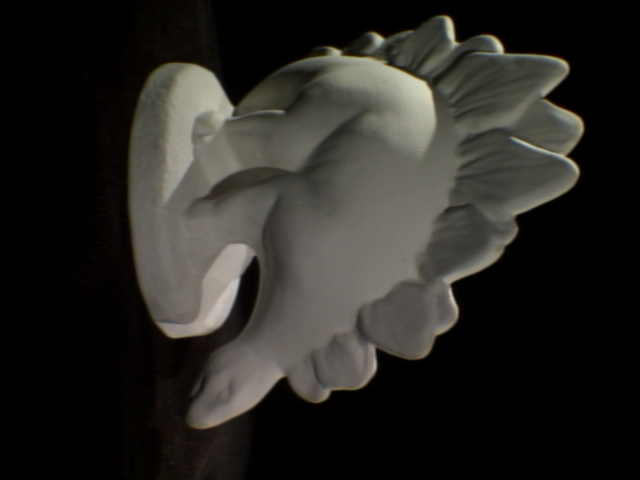
#> input picture data/dinoRing/dinoR0001.png, 640 x 480 px; its folder holds only this picture in this run
$ jupyter execute --allow-errors sfm_unknown.ipynb
#> lines starting #> are read from the running program, lines starting #| are printed output that depends on the picture
# Practical Incremental SfM khi không có ma trận K và R

[cell 1]
from __future__ import annotations

import os
import math
import zipfile
import urllib.request
from pathlib import Path
from collections import defaultdict

import cv2
import numpy as np
import pandas as pd
import matplotlib.pyplot as plt
from tqdm import tqdm
from scipy.optimize import least_squares

try:
    import plotly.graph_objects as go
    PLOTLY_AVAILABLE = True
except Exception:
    PLOTLY_AVAILABLE = False

plt.rcParams["figure.figsize"] = (8, 6)
plt.rcParams["image.cmap"] = "gray"
np.set_printoptions(suppress=True, precision=4)

[cell 2]
# =========================================================
# CONFIG
# =========================================================
RNG = np.random.default_rng(42)

DATA_ROOT = Path("data")
SCENE_NAME = "dinoRing"
ZIP_URL = "https://vision.middlebury.edu/mview/data/data/dinoRing.zip"
OUTPUT_ROOT = Path("outputs_dinoRing_sfm_unknown_K_pose")
OUTPUT_ROOT.mkdir(parents=True, exist_ok=True)

MAX_IMAGES = None

# Feature extraction
SIFT_NFEATURES = 12000
SIFT_CONTRAST_THRESHOLD = 0.01
SIFT_EDGE_THRESHOLD = 25
SIFT_SIGMA = 1.2

# Pair matching
PAIR_MODE = "all"
PAIR_OFFSETS = [1, 2, 3, 4, 5, 6, 8]
MIN_RAW_MATCHES = 30
RATIO_TEST = 0.80

# Fundamental matrix / initial geometry
F_RANSAC_THRESH = 1.5
F_RANSAC_CONF = 0.999
MIN_F_INLIERS = 40

INIT_FOCAL_RATIO = 1.2   # f ~= 1.2 * max(H, W)

# Triangulation / reprojection
MIN_TRACK_LENGTH_FOR_POINT = 2
MIN_TRI_ANGLE_DEG = 0.5
POINT_REPROJ_THRESH = 3.0
MAX_POINT_REPROJ_THRESH = 5.0
POINT_REFINE_MAX_NFEV = 50

# PnP registration
MIN_PNP_POINTS = 8
MIN_PNP_INLIERS = 20
PNP_REPROJ_THRESH = 4.0

# Bundle adjustment
RUN_BUNDLE_ADJUSTMENT = True
BA_MAX_NFEV = 60
BA_FOCAL_MIN_RATIO = 0.5
BA_FOCAL_MAX_RATIO = 3.0

# Plotting
PLOT_MAX_POINTS = 30000
SHOW_PLOTS = True
SAVE_INTERACTIVE_HTML = True
MATPLOTLIB_POINT_SIZE = 5
PLOTLY_POINT_SIZE = 2.6

[cell 3]
VALID_EXTS = {".png", ".jpg", ".jpeg", ".bmp", ".tif", ".tiff", ".ppm", ".pgm"}

def ensure_dir(path: os.PathLike):
    path = Path(path)
    path.mkdir(parents=True, exist_ok=True)
    return path

# [5 lines left out: function normalize_rows, not called in this run]

def to_h(x: np.ndarray) -> np.ndarray:
    x = np.asarray(x)
    return np.hstack([x, np.ones((len(x), 1), dtype=x.dtype)])

def from_h(xh: np.ndarray, eps: float = 1e-12) -> np.ndarray:
    xh = np.asarray(xh)
    return xh[:, :-1] / (xh[:, -1:] + eps)

# [22 lines left out: functions skew, project_points, camera_center_from_pose, not called in this run]

def camera_view_direction_world(R: np.ndarray) -> np.ndarray:
    d = np.asarray(R, dtype=np.float64).T @ np.array([0.0, 0.0, 1.0], dtype=np.float64)
    return d / (np.linalg.norm(d) + 1e-12)

# [31 lines left out: functions sample_point_color, robust_subsample_indices, set_axes_equal_3d, scene_radius, not called in this run]

[cell 4]
def find_image_root(search_root: Path) -> Path:
    search_root = Path(search_root)
    counts = defaultdict(int)
    for p in search_root.rglob("*"):
        if p.is_file() and p.suffix.lower() in VALID_EXTS:
            counts[p.parent] += 1
    if not counts:
        raise FileNotFoundError(f"Không tìm thấy ảnh trong {search_root.resolve()}")
    return max(counts.items(), key=lambda kv: kv[1])[0]

def download_and_extract_dino_ring(
    zip_url: str = ZIP_URL,
    data_root: Path = DATA_ROOT,
    scene_name: str = SCENE_NAME,
) -> Path:
    data_root = ensure_dir(data_root)
    zip_path = data_root / f"{scene_name}.zip"

    try:
        image_root = find_image_root(data_root)
        print(f"[INFO] Using existing extracted images at: {image_root}")
        return image_root
    except FileNotFoundError:
        pass

    if not zip_path.exists():
        print(f"[INFO] Downloading dataset to: {zip_path}")
        urllib.request.urlretrieve(zip_url, zip_path)
    else:
        print(f"[INFO] Found existing zip: {zip_path}")

    print(f"[INFO] Extracting zip to: {data_root}")
    with zipfile.ZipFile(zip_path, "r") as zf:
        zf.extractall(data_root)

    image_root = find_image_root(data_root)
    print(f"[INFO] Image root found at: {image_root}")
    return image_root

def load_scene_without_calibration(scene_root: Path, max_images=None):
    scene_root = Path(scene_root)
    image_paths = sorted([p for p in scene_root.rglob("*") if p.suffix.lower() in VALID_EXTS])

    if not image_paths:
        raise FileNotFoundError(f"Không có ảnh trong {scene_root.resolve()}")

    if max_images is not None:
        image_paths = image_paths[:max_images]

    images_rgb, gray_images, kept_paths = [], [], []
    for img_path in image_paths:
        img = cv2.imread(str(img_path), cv2.IMREAD_COLOR)
#> img is the input picture: shape (480, 640, 3); mean B, G, R 35, 38.7, 40.3
        if img is None:
            continue
        rgb = cv2.cvtColor(img, cv2.COLOR_BGR2RGB)
        gray = cv2.cvtColor(img, cv2.COLOR_BGR2GRAY)
        images_rgb.append(rgb)
        gray_images.append(gray)
        kept_paths.append(img_path)

    if not images_rgb:
        raise RuntimeError("Không load được ảnh nào.")

    return {
        "scene_root": scene_root,
        "images_rgb": images_rgb,
        "gray_images": gray_images,
        "image_paths": kept_paths,
        "image_names": [p.name for p in kept_paths],
    }

[cell 5]
def compute_rootsift(gray: np.ndarray, nfeatures: int = 5000):
    sift = cv2.SIFT_create(
        nfeatures=nfeatures,
        contrastThreshold=SIFT_CONTRAST_THRESHOLD,
        edgeThreshold=SIFT_EDGE_THRESHOLD,
        sigma=SIFT_SIGMA,
    )
    kps, desc = sift.detectAndCompute(gray, None)
    if desc is None or len(kps) == 0:
        return [], np.zeros((0, 128), dtype=np.float32), np.zeros((0, 2), dtype=np.float32)

    desc = desc.astype(np.float32)
    desc /= (np.sum(desc, axis=1, keepdims=True) + 1e-12)
    desc = np.sqrt(desc)
    pts = np.array([kp.pt for kp in kps], dtype=np.float32)
    return kps, desc, pts

def extract_all_features(gray_images, nfeatures=SIFT_NFEATURES):
    feats = []
    counts = []
    for gray in tqdm(gray_images, desc="Extract RootSIFT"):
        kps_cv, desc, pts = compute_rootsift(gray, nfeatures=nfeatures)
        feats.append({"kps_cv": kps_cv, "desc": desc, "pts": pts})
        counts.append(len(pts))
    counts = np.asarray(counts, dtype=np.int32)
    if len(counts):
        print(
            "Feature count stats | "
            f"min={counts.min()} | median={int(np.median(counts))} | max={counts.max()}"
        )
    return feats

# [32 lines left out: function match_descriptors_mutual, not called in this run]

def build_candidate_pairs(n_images: int, mode: str = "all", offsets=None):
    if mode == "all":
        return [(i, j) for i in range(n_images) for j in range(i + 1, n_images)]
    if mode == "ring":
        pairs = set()
        offsets = [1, 2, 3, 4] if offsets is None else list(offsets)
        for i in range(n_images):
            for off in offsets:
                j = (i + off) % n_images
                if i == j:
                    continue
                a, b = min(i, j), max(i, j)
                pairs.add((a, b))
        return sorted(pairs)
    raise ValueError(f"Unknown pair mode: {mode}")

Ta ước lượng **Fundamental matrix** bằng RANSAC:

\[
x_2^T F x_1 = 0
\]

Sau đó khởi tạo một \(K\) gần đúng từ kích thước ảnh:

\[
K =
\begin{bmatrix}
f & 0 & c_x \\
0 & f & c_y \\
0 & 0 & 1
\end{bmatrix}
\]

với:

\[
f \approx \alpha \cdot \max(H,W)
\]

Rồi suy ra:

\[
E = K^T F K
\]

và dùng `recoverPose` để lấy pose tương đối.

[cell 6]
# [25 lines left out: function estimate_fundamental_ransac, not called in this run]

def compute_pairwise_geometry(feats, n_images):
    candidate_pairs = build_candidate_pairs(n_images, mode=PAIR_MODE, offsets=PAIR_OFFSETS)

    pair_results = {}
    pair_inliers = {}
    image_pair_counts = defaultdict(int)

    for (i, j) in tqdm(candidate_pairs, desc="Pair matching + F-RANSAC"):
        matches = match_descriptors_mutual(feats[i]["desc"], feats[j]["desc"], ratio=RATIO_TEST)
        if len(matches) < MIN_RAW_MATCHES:
            continue

        p1 = feats[i]["pts"][matches[:, 0]]
        p2 = feats[j]["pts"][matches[:, 1]]

        F, mask = estimate_fundamental_ransac(p1, p2)
        if F is None:
            continue

        inlier_matches = matches[mask]
        if len(inlier_matches) < MIN_F_INLIERS:
            continue

        pair_results[(i, j)] = {
            "raw_matches": matches,
            "inlier_matches": inlier_matches,
            "n_raw": len(matches),
            "n_inliers": len(inlier_matches),
            "F": F,
        }
        pair_inliers[(i, j)] = inlier_matches
        image_pair_counts[i] += 1
        image_pair_counts[j] += 1

    return pair_results, pair_inliers, image_pair_counts

# [36 lines left out: functions init_intrinsics_from_image_shape, essential_from_fundamental, recover_relative_pose_from_F, choose_initial_pair, not called in this run]

# Nối match thành track bằng Union-Find

Một **track** là tập các observation 2D được giả định là cùng một điểm 3D.

Ví dụ:
- ảnh 0, keypoint 12
- ảnh 3, keypoint 41
- ảnh 7, keypoint 5

nếu khớp nhau qua các cặp ảnh, chúng thuộc cùng một track.

[cell 7]
class UnionFind:
    def __init__(self):
        self.parent = {}
        self.rank = {}

    # [67 lines left out: functions add, find, union, build_feature_tracks, estimate_track_color, not called in this run]

## Triangulation đa ảnh
Từ:

\[
x_i \sim P_i X_h
\]

suy ra hệ tuyến tính:

\[
A X_h = 0
\]

rồi giải bằng SVD.

## Refine phi tuyến
Sau DLT, ta tối ưu reprojection error.

## PnP
Khi đã có một số điểm 3D, mỗi ảnh mới có thể được đăng ký bằng các cặp tương ứng 2D–3D.

[cell 8]
# [144 lines left out: functions triangulate_points_cv, triangulate_point_dlt_multi, triangulation_angle_single, refine_point_nls, triangulate_track_from_registered_views, collect_2d3d_correspondences_for_image and 1 more, not called in this run]

Bước refine toàn cục.

Tối ưu:
- một tiêu cự chung \(f\)
- pose các camera đã đăng ký
- toàn bộ điểm 3D

## Gauge fixing
Để tránh mơ hồ gauge:
- camera đầu tiên giữ cố định \(R=I, t=0\)
- camera thứ hai giữ cố định
- chỉ tối ưu các camera từ thứ ba trở đi
- điều này giữ scale / hệ tọa độ ổn định

[cell 9]
def rodrigues_to_matrix(rvec):
    R, _ = cv2.Rodrigues(np.asarray(rvec, dtype=np.float64).reshape(3, 1))
    return R

def matrix_to_rodrigues(R):
    rvec, _ = cv2.Rodrigues(np.asarray(R, dtype=np.float64).reshape(3, 3))
    return rvec.reshape(3)

# [155 lines left out: functions build_observations_from_point_db, bundle_adjustment_shared_focal, not called in this run]

[cell 10]
# [311 lines left out: functions save_point_cloud_ply, export_outputs, draw_camera_frustum, plot_object_only, plot_cloud_and_all_cameras, plot_reprojection_overlay and 2 more, not called in this run]

[cell 11]
# [36 lines left out: functions initialize_two_view_reconstruction, add_new_points_from_tracks, not called in this run]

def run_incremental_sfm_unknown_K_pose():
    scene_root = download_and_extract_dino_ring()
    scene = load_scene_without_calibration(scene_root, max_images=MAX_IMAGES)
#> scene = 5 items

    images_rgb = scene["images_rgb"]
#> images_rgb = 1 item
    gray_images = scene["gray_images"]
#> gray_images = 1 item
    image_names = scene["image_names"]
#> image_names = ['dinoR0001.png']
    n_images = len(images_rgb)
#> n_images = 1

    print("Number of images:", n_images)
#| Number of images: 1

    show_ids = [0, n_images // 3, 2 * n_images // 3]
#> show_ids = [0, 0, 0]
    show_ids = sorted(set([min(max(i, 0), n_images - 1) for i in show_ids]))
#> show_ids = [0]
    if SHOW_PLOTS:
        fig, axes = plt.subplots(1, len(show_ids), figsize=(5 * len(show_ids), 4))
        if len(show_ids) == 1:
            axes = [axes]
        for ax, idx in zip(axes, show_ids):
            ax.imshow(images_rgb[idx])
            ax.set_title(f"{idx}: {image_names[idx]}")
            ax.axis("off")
#> this loop made 1 pass
        plt.tight_layout()
        plt.show()

    feats = extract_all_features(gray_images, nfeatures=SIFT_NFEATURES)
#> the loop in extract_all_features, `for gray in tqdm(gray_images, desc="Extract RootSIFT"):` made 1 pass
#> after the loop in extract_all_features, `for gray in tqdm(gray_images, desc="Extract RootSIFT"):`: counts = [464]; feats = 1 item
#| Feature count stats | min=464 | median=464 | max=464
#> feats = 1 item

    if SHOW_PLOTS:
        img0_kp = cv2.drawKeypoints(
            cv2.cvtColor(images_rgb[0], cv2.COLOR_RGB2BGR),
            feats[0]["kps_cv"], None,
            flags=cv2.DRAW_MATCHES_FLAGS_DRAW_RICH_KEYPOINTS,
        )
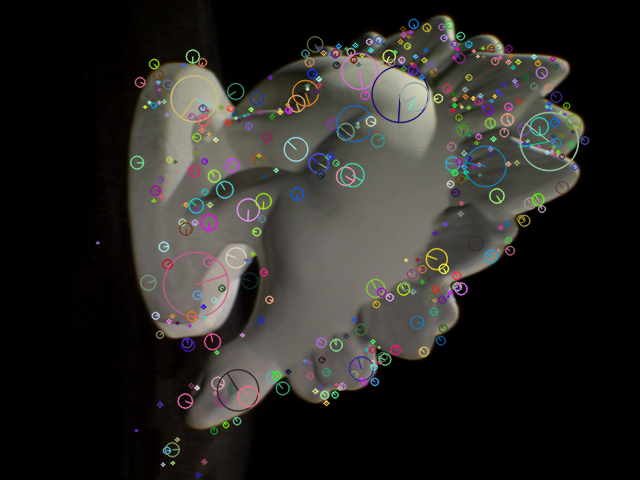
#> img0_kp: shape (480, 640, 3); mean of channels 0, 1, 2 37.5, 40.7, 42.2; drawn as B, G, R
        plt.figure(figsize=(8, 6))
        plt.imshow(cv2.cvtColor(img0_kp, cv2.COLOR_BGR2RGB))
        plt.title("SIFT keypoints on first image")
        plt.axis("off")
        plt.tight_layout()
        plt.show()

    pair_results, pair_inliers, image_pair_counts = compute_pairwise_geometry(feats, n_images)
#> in compute_pairwise_geometry, `candidate_pairs = build_candidate_pairs(n_images, mode=PAIR_MODE, offs..`: candidate_pairs = []
#> after the loop in compute_pairwise_geometry, `for (i, j) in tqdm(candidate_pairs, desc="Pair matching + F-RANSAC"):`: image_pair_counts = 0 items
#> pair_results = 0 items; pair_inliers = 0 items; image_pair_counts = 0 items
    if not pair_results:
        raise RuntimeError("Không tìm được cặp ảnh hợp lệ bằng F-RANSAC.")

    print("Valid pairs:", len(pair_results))
    print("Images participating in valid pairs:", len(image_pair_counts), "/", n_images)
    print("Images without valid pair:", [i for i in range(n_images) if image_pair_counts[i] == 0])

    tracks, obs_to_track = build_feature_tracks(pair_inliers)
    track_lengths = np.asarray([len(t) for t in tracks], dtype=np.int32) if tracks else np.zeros((0,), dtype=np.int32)
    print("Number of tracks:", len(tracks))
    if len(track_lengths):
        print(
            "Track length stats | "
            f"min={track_lengths.min()} | median={int(np.median(track_lengths))} | max={track_lengths.max()}"
        )

    K = init_intrinsics_from_image_shape(images_rgb[0].shape, focal_ratio=INIT_FOCAL_RATIO)
    print("Initial K =\n", K)

    i0, i1 = choose_initial_pair(pair_results)
    pair_info = pair_results[(i0, i1)]
    print(f"Initial pair = ({i0}, {i1}) | inliers = {pair_info['n_inliers']}")

    poses, X_init, init_matches = initialize_two_view_reconstruction(i0, i1, pair_info, feats, K)

    registered = {i0, i1}
    unregistered = set(range(n_images)) - registered

    point_db = {}
    track_to_point = {}

    match_lookup = {(int(a), int(b)): X for (a, b), X in zip(init_matches, X_init)}
    for tid, obs_list in enumerate(tracks):
        obs0 = [(ii, kk) for (ii, kk) in obs_list if ii == i0]
        obs1 = [(ii, kk) for (ii, kk) in obs_list if ii == i1]
        if not obs0 or not obs1:
            continue
        k0 = obs0[0][1]
        k1 = obs1[0][1]
        key = (k0, k1)
        if key not in match_lookup:
            continue
        X = match_lookup[key]
        pid = len(point_db)
        point_db[pid] = {
            "X": X,
            "obs": obs_list,
            "mean_reproj_error": 0.0,
            "color": estimate_track_color(obs_list, feats, images_rgb),
        }
        track_to_point[tid] = pid

    added0 = add_new_points_from_tracks(tracks, track_to_point, point_db, poses, feats, images_rgb, K)
    print(f"Initial 3D points from seed + extra triangulation: {len(point_db)} | newly added = {added0}")

    progress = True
    while progress and unregistered:
        progress = False
        order = sorted(list(unregistered))

        for img_idx in order:
            pose = register_image_by_pnp(img_idx, tracks, track_to_point, point_db, feats, K)
            if pose is None:
                continue

            poses[img_idx] = {"R": pose["R"], "t": pose["t"]}
            registered.add(img_idx)
            unregistered.remove(img_idx)
            progress = True

            added_now = add_new_points_from_tracks(
                tracks, track_to_point, point_db, poses, feats, images_rgb, K
            )

            print(
                f"[REGISTERED] image {img_idx} | "
                f"PnP inliers = {pose['n_pnp_inliers']} | "
                f"registered = {len(registered)}/{n_images} | "
                f"points = {len(point_db)} | "
                f"new points = {added_now}"
            )

    print("Registered images before BA:", len(registered), "/", n_images)
    print("3D points before BA:", len(point_db))
    print("Unregistered images:", sorted(list(unregistered)))

    if RUN_BUNDLE_ADJUSTMENT and len(registered) >= 2 and len(point_db) > 0:
        poses, point_db, K = bundle_adjustment_shared_focal(poses, point_db, feats, images_rgb[0].shape, K)

    print("Estimated K after BA =\n", K)

    export_outputs(point_db, poses, image_names, K, OUTPUT_ROOT)
    print("Saved outputs to:", OUTPUT_ROOT.resolve())

    image_shape = images_rgb[0].shape

    fig_object = plot_object_only(
        point_db=point_db,
        title="Sparse object point cloud (unknown K/poses -> estimated)",
    )
    fig_object.tight_layout()
    fig_object.savefig(OUTPUT_ROOT / "object_only.png", dpi=180)
    if SHOW_PLOTS:
        plt.show()
    else:
        plt.close(fig_object)

    fig3d = plot_cloud_and_all_cameras(
        point_db=point_db,
        poses=poses,
        image_names=image_names,
        K=K,
        image_shape=image_shape,
        title="Sparse cloud + estimated cameras",
    )
    fig3d.tight_layout()
    fig3d.savefig(OUTPUT_ROOT / "sparse_cloud_and_all_cameras.png", dpi=180)
    if SHOW_PLOTS:
        plt.show()
    else:
        plt.close(fig3d)

    if SAVE_INTERACTIVE_HTML:
        save_plotly_viewer(
            point_db=point_db,
            poses=poses,
            K=K,
            image_shape=image_shape,
            out_html=OUTPUT_ROOT / "interactive_object_only.html",
            object_only=True,
        )
        save_plotly_viewer(
            point_db=point_db,
            poses=poses,
            K=K,
            image_shape=image_shape,
            out_html=OUTPUT_ROOT / "interactive_object_and_cameras.html",
            object_only=False,
        )

    if SHOW_PLOTS and len(point_db):
        show_ids = [0, n_images // 3, 2 * n_images // 3, n_images - 1]
        show_ids = sorted(set([min(max(i, 0), n_images - 1) for i in show_ids]))
        for img_idx in show_ids:
            if img_idx not in poses:
                continue
            obs_uv = []
            proj_uv = []
            for pid, pdata in point_db.items():
                obs_here = [(ii, kk) for (ii, kk) in pdata["obs"] if ii == img_idx]
                if not obs_here:
                    continue
                kp_idx = obs_here[0][1]
                uv_obs = feats[img_idx]["pts"][kp_idx]
                uv_proj, z = project_points(
                    pdata["X"].reshape(1, 3),
                    K,
                    poses[img_idx]["R"],
                    poses[img_idx]["t"],
                )
                if z[0] > 1e-6:
                    obs_uv.append(uv_obs)
                    proj_uv.append(uv_proj[0])

            if len(obs_uv) == 0:
                continue
            obs_uv = np.asarray(obs_uv)
            proj_uv = np.asarray(proj_uv)
            fig = plot_reprojection_overlay(
                images_rgb[img_idx],
                obs_uv,
                proj_uv,
                title=f"Observed vs reprojected: {image_names[img_idx]}",
            )
            fig.tight_layout()
            fig.savefig(OUTPUT_ROOT / f"reprojection_{img_idx:02d}.png", dpi=180)
            plt.show()

    return {
        "scene": scene,
        "feats": feats,
        "pair_results": pair_results,
        "tracks": tracks,
        "K": K,
        "poses": poses,
        "point_db": point_db,
        "registered": sorted(list(registered)),
        "unregistered": sorted(list(unregistered)),
    }
